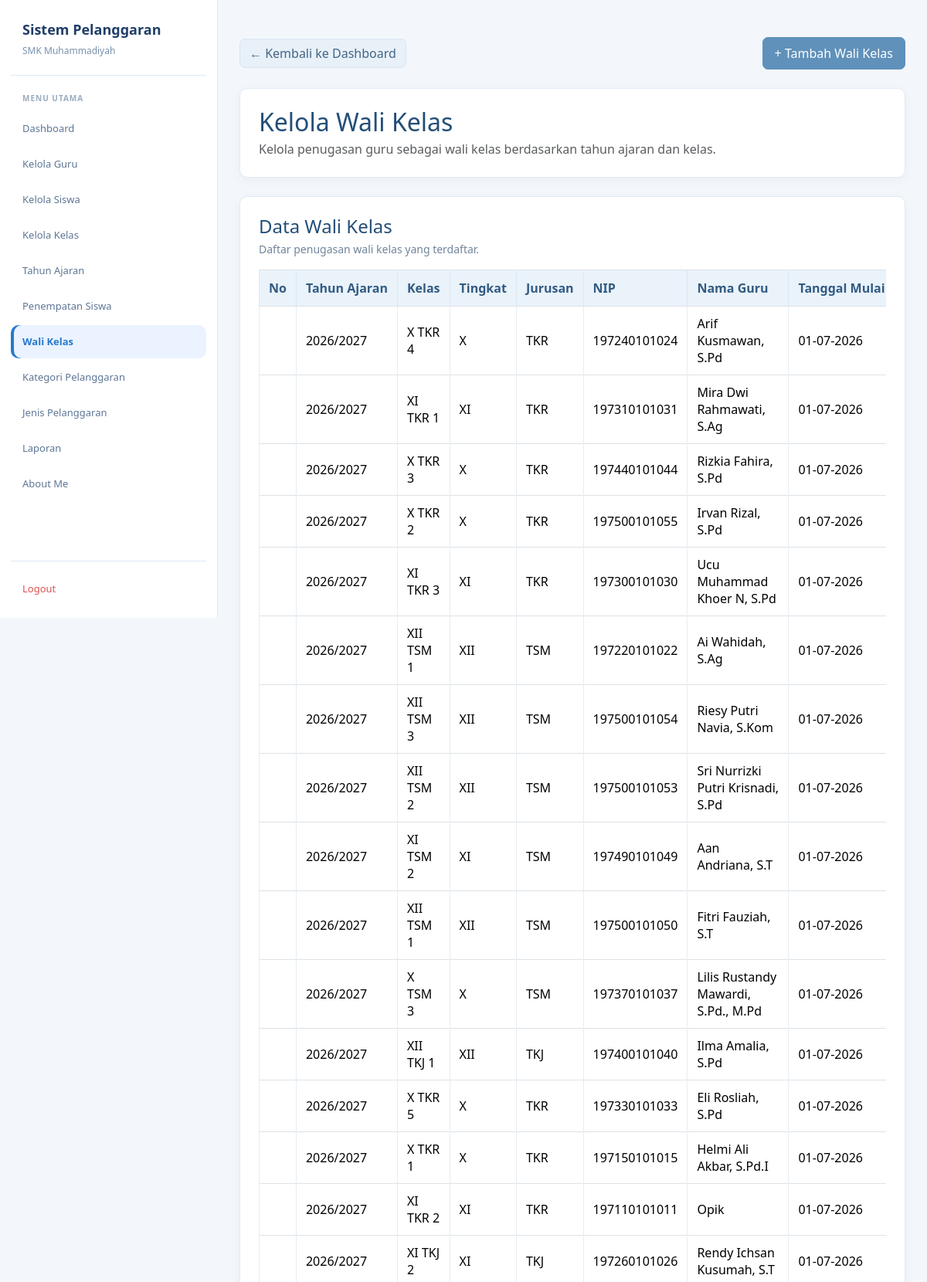
The page /admin/wali_kelas.php (signed in, upper part) on the database its author committed.
### tables this page shows
CREATE TABLE `t_wali_kelas` (
  `id` int(11) NOT NULL,
  `tahun_ajaran_id` int(11) NOT NULL,
  `kelas_id` int(11) NOT NULL,
  `guru_id` int(11) NOT NULL,
  `tanggal_mulai` date NOT NULL,
  `tanggal_selesai` date DEFAULT NULL,
  `status_aktif` tinyint(1) NOT NULL,
  `created_at` timestamp NOT NULL DEFAULT current_timestamp(),
  `update_at` timestamp NOT NULL DEFAULT current_timestamp()
);

CREATE TABLE `t_tahun_ajaran` (
  `id` int(11) NOT NULL,
  `nama` varchar(20) NOT NULL,
  `tanggal_mulai` date DEFAULT NULL,
  `tanggal_selesai` date DEFAULT NULL,
  `status_aktif` tinyint(1) DEFAULT NULL,
  `created_at` timestamp NULL DEFAULT current_timestamp(),
  `update_at` timestamp NULL DEFAULT current_timestamp()
);

CREATE TABLE `t_kelas` (
  `id` int(11) NOT NULL,
  `nama` varchar(100) NOT NULL,
  `tingkat` varchar(20) NOT NULL,
  `jurusan` varchar(100) NOT NULL,
  `status_aktif` tinyint(1) DEFAULT NULL,
  `created_at` timestamp NULL DEFAULT current_timestamp(),
  `update_at` timestamp NULL DEFAULT current_timestamp()
);

CREATE TABLE `t_guru` (
  `id` int(11) NOT NULL,
  `nip` varchar(30) NOT NULL,
  `nama` varchar(150) NOT NULL,
  `email` varchar(150) NOT NULL,
  `status_aktif` tinyint(1) NOT NULL,
  `user_id` int(11) DEFAULT NULL,
  `created_at` timestamp NULL DEFAULT current_timestamp(),
  `updated_at` timestamp NULL DEFAULT current_timestamp()
);

### admin/wali_kelas.php (the view, shortened to what this page needs)
<?php
include "../config/koneksi.php";
function e($nilai) {
    return htmlspecialchars((string)($nilai ?? ''), ENT_QUOTES, 'UTF-8');
}
function tanggalIndonesia($tanggal) {
    if (empty($tanggal) || $tanggal === '0000-00-00') {
        return '-';
    }
    $waktu = strtotime($tanggal);
    return $waktu ? date('d-m-Y', $waktu) : '-';
}
$bukaForm = false;
$query = mysqli_query(
    $koneksi,
    "SELECT
        wk.id,
        ta.nama AS tahun_ajaran,
        k.nama AS nama_kelas,
        k.tingkat,
        k.jurusan,
        g.nip,
        g.nama AS nama_guru,
        wk.tanggal_mulai,
        wk.tanggal_selesai,
        wk.status_aktif
     FROM t_wali_kelas wk
     INNER JOIN t_tahun_ajaran ta
        ON wk.tahun_ajaran_id = ta.id
     INNER JOIN t_kelas k
        ON wk.kelas_id = k.id
     INNER JOIN t_guru g
        ON wk.guru_id = g.id
     ORDER BY wk.id DESC"
);
?>
<!DOCTYPE html>
<html lang="id">
<head>
<link href="https://cdn.jsdelivr.net/npm/bootstrap@5.3.8/dist/css/bootstrap.min.css" rel="stylesheet">
<link href="https://cdn.datatables.net/2.3.4/css/dataTables.bootstrap5.min.css" rel="stylesheet">
</head>
<body>
<aside class="sidebar">
    <div class="brand">
        <div class="brand-title">Sistem Pelanggaran</div>
        <div class="brand-subtitle">SMK Muhammadiyah</div>
    </div>
    <div class="menu-title">Menu Utama</div>
    <nav class="menu">
        <a href="../dashboard.php" class="menu-link">Dashboard</a>
        <a href="guru.php" class="menu-link">Kelola Guru</a>
        <a href="siswa.php" class="menu-link">Kelola Siswa</a>
        <a href="kelas.php" class="menu-link">Kelola Kelas</a>
        <a href="tahun_ajaran.php" class="menu-link">Tahun Ajaran</a>
        <a href="penempatan_siswa.php" class="menu-link">Penempatan Siswa</a>
        <a href="wali_kelas.php" class="menu-link active">Wali Kelas</a>
        <a href="kategori_pelanggaran.php" class="menu-link">Kategori Pelanggaran</a>
        <a href="jenis_pelanggaran.php" class="menu-link">Jenis Pelanggaran</a>
        <a href="cetak_export.php" class="menu-link">Laporan</a>
        <a href="../about.php" class="menu-link">About Me</a>
    </nav>
    <div class="logout">
        <a href="../logout.php" class="menu-link">Logout</a>
    </div>
</aside>
<main class="main">
<div class="container py-4">
    <div class="d-flex flex-wrap justify-content-between align-items-center gap-2 mb-4">
        <a href="../dashboard.php" class="btn btn-secondary">
            &larr; Kembali ke Dashboard
        </a>
        <button
            type="button"
            class="btn btn-primary"
            id="btnToggleWali"
            aria-expanded="<?= $bukaForm ? 'true' : 'false'; ?>"
            aria-controls="formTambahWali">
            + Tambah Wali Kelas
        </button>
    </div>
    <div class="card mb-4">
        <div class="card-body">
            <h2 class="judul mb-1">Kelola Wali Kelas</h2>
            <p class="text-muted mb-0">
                Kelola penugasan guru sebagai wali kelas berdasarkan tahun ajaran dan kelas.
            </p>
        </div>
    </div>
    <div class="card">
        <div class="card-body">
            <h4 class="mb-1">Data Wali Kelas</h4>
            <p class="keterangan mb-3">
                Daftar penugasan wali kelas yang terdaftar.
            </p>
            <div class="table-responsive">
                <table id="tabelWaliKelas" class="table table-bordered table-hover align-middle w-100">
                    <thead>
                        <tr>
                            <th style="width:60px;">No</th>
                            <th>Tahun Ajaran</th>
                            <th>Kelas</th>
                            <th>Tingkat</th>
                            <th>Jurusan</th>
                            <th>NIP</th>
                            <th>Nama Guru</th>
                            <th>Tanggal Mulai</th>
                        </tr>
                    </thead>
                    <tbody>
                        <?php while ($d = mysqli_fetch_assoc($query)): ?>
                            <tr>
                                <td></td>
                                <td><?= e($d['tahun_ajaran']); ?></td>
                                <td><?= e($d['nama_kelas']); ?></td>
                                <td><?= e($d['tingkat']); ?></td>
                                <td><?= e($d['jurusan']); ?></td>
                                <td><?= e($d['nip'] ?? '-'); ?></td>
                                <td><?= e($d['nama_guru']); ?></td>
                                <td><?= e(tanggalIndonesia($d['tanggal_mulai'])); ?></td>
                            </tr>
                        <?php endwhile; ?>
                    </tbody>
                </table>
            </div>
        </div>
    </div>
</div>
</main>
</body>
</html>

### admin/wali_kelas.php (style rules this page uses)
:root { --blue: #2878cf; --blue-dark: #203e68; --blue-soft: #eaf3ff; --muted: #7890ad; --line: #dce9f8; }
* { box-sizing: border-box; }
body { margin: 0; background: #f3f7fc; color: #2f435a; font-family: "Segoe UI", Arial, sans-serif; }
a { text-decoration: none; }
.sidebar { position: fixed; left: 0; top: 0; width: 282px; height: 100vh; overflow-y: auto; background: #fff; border-right: 1px solid var(--line); padding: 25px 14px 16px; display: flex; flex-direction: column; z-index: 1000; }
.brand { padding: 0 15px 22px; border-bottom: 1px solid var(--line); margin-bottom: 22px; }
.brand-title { font-size: 18px; font-weight: 700; color: var(--blue-dark); margin-bottom: 5px; }
.brand-subtitle { font-size: 12px; color: var(--muted); }
.menu-title { font-size: 10px; font-weight: 700; color: #9aabc0; letter-spacing: 1px; text-transform: uppercase; margin: 0 15px 10px; }
.menu { display: flex; flex-direction: column; gap: 3px; }
.menu-link { min-height: 43px; display: flex; align-items: center; padding: 10px 15px; border-radius: 10px; color: #5e7695; font-size: 13px; transition: .2s ease; }
.menu-link.active { background: var(--blue-soft); color: var(--blue); font-weight: 600; box-shadow: inset 4px 0 0 var(--blue); }
.logout { margin-top: auto; padding-top: 14px; border-top: 1px solid var(--line); }
.logout .menu-link { color: #d9534f; }
.main { margin-left: 282px; min-height: 100vh; padding: 24px 28px 40px; }
.container { width: 100%; max-width: none !important; margin: 0 auto; padding: 0 !important; }
.judul, h4 { color: #234e78; }
.card { border: 1px solid #e1eaf4 !important; border-radius: 10px; box-shadow: 0 3px 12px rgba(35, 78, 120, .05) !important; }
.card-body { padding: 24px; }
.btn { border-radius: 7px; }
.btn-primary { --bs-btn-color: #fff; --bs-btn-bg: #5f91ba; --bs-btn-border-color: #5f91ba; --bs-btn-hover-color: #fff; --bs-btn-hover-bg: #4b7fa9; --bs-btn-hover-border-color: #4b7fa9; padding: 8px 15px; }
.btn-secondary { --bs-btn-bg: #e8f0f8; --bs-btn-border-color: #d8e5f1; --bs-btn-color: #426584; --bs-btn-hover-bg: #dceaf6; --bs-btn-hover-border-color: #cbddeb; --bs-btn-hover-color: #234e78; }
.table { color: #344b63; vertical-align: middle; margin-bottom: 0; }
.table thead th { background: #eaf2fa; color: #315b82; border-color: #dce7f1; font-weight: 600; padding: 12px; white-space: nowrap; }
.table tbody td { border-color: #e5edf5; padding: 11px 12px; }
.keterangan { color: #71849a; font-size: 14px; }
.table-responsive { width: 100%; }

### rows shown on the page
t_wali_kelas: tahun_ajaran.nama "2026/2027", kelas.nama "X TKR 4", kelas.tingkat "X", kelas.jurusan "TKR", guru.nip "197240101024", guru.nama "Arif Kusmawan, S.Pd", tanggal_mulai "01-07-2026"
t_wali_kelas: tahun_ajaran.nama "2026/2027", kelas.nama "XI TKR 1", kelas.tingkat "XI", kelas.jurusan "TKR", guru.nip "197310101031", guru.nama "Mira Dwi Rahmawati, S.Ag", tanggal_mulai "01-07-2026"
t_wali_kelas: tahun_ajaran.nama "2026/2027", kelas.nama "X TKR 3", kelas.tingkat "X", kelas.jurusan "TKR", guru.nip "197440101044", guru.nama "Rizkia Fahira, S.Pd", tanggal_mulai "01-07-2026"
t_wali_kelas: tahun_ajaran.nama "2026/2027", kelas.nama "X TKR 2", kelas.tingkat "X", kelas.jurusan "TKR", guru.nip "197500101055", guru.nama "Irvan Rizal, S.Pd", tanggal_mulai "01-07-2026"
t_wali_kelas: tahun_ajaran.nama "2026/2027", kelas.nama "XI TKR 3", kelas.tingkat "XI", kelas.jurusan "TKR", guru.nip "197300101030", guru.nama "Ucu Muhammad Khoer N, S.Pd", tanggal_mulai "01-07-2026"
t_wali_kelas: tahun_ajaran.nama "2026/2027", kelas.nama "XII TSM 1", kelas.tingkat "XII", kelas.jurusan "TSM", guru.nip "197220101022", guru.nama "Ai Wahidah, S.Ag", tanggal_mulai "01-07-2026"
t_wali_kelas: tahun_ajaran.nama "2026/2027", kelas.nama "XII TSM 3", kelas.tingkat "XII", kelas.jurusan "TSM", guru.nip "197500101054", guru.nama "Riesy Putri Navia, S.Kom", tanggal_mulai "01-07-2026"
t_wali_kelas: tahun_ajaran.nama "2026/2027", kelas.nama "XII TSM 2", kelas.tingkat "XII", kelas.jurusan "TSM", guru.nip "197500101053", guru.nama "Sri Nurrizki Putri Krisnadi, S.Pd", tanggal_mulai "01-07-2026"
t_wali_kelas: tahun_ajaran.nama "2026/2027", kelas.nama "XI TSM 2", kelas.tingkat "XI", kelas.jurusan "TSM", guru.nip "197490101049", guru.nama "Aan Andriana, S.T", tanggal_mulai "01-07-2026"
t_wali_kelas: tahun_ajaran.nama "2026/2027", kelas.nama "XII TSM 1", kelas.tingkat "XII", kelas.jurusan "TSM", guru.nip "197500101050", guru.nama "Fitri Fauziah, S.T", tanggal_mulai "01-07-2026"
t_wali_kelas: tahun_ajaran.nama "2026/2027", kelas.nama "X TSM 3", kelas.tingkat "X", kelas.jurusan "TSM", guru.nip "197370101037", guru.nama "Lilis Rustandy Mawardi, S.Pd., M.Pd", tanggal_mulai "01-07-2026"
t_wali_kelas: tahun_ajaran.nama "2026/2027", kelas.nama "XII TKJ 1", kelas.tingkat "XII", kelas.jurusan "TKJ", guru.nip "197400101040", guru.nama "Ilma Amalia, S.Pd", tanggal_mulai "01-07-2026"
t_wali_kelas: tahun_ajaran.nama "2026/2027", kelas.nama "X TKR 5", kelas.tingkat "X", kelas.jurusan "TKR", guru.nip "197330101033", guru.nama "Eli Rosliah, S.Pd", tanggal_mulai "01-07-2026"
t_wali_kelas: tahun_ajaran.nama "2026/2027", kelas.nama "X TKR 1", kelas.tingkat "X", kelas.jurusan "TKR", guru.nip "197150101015", guru.nama "Helmi Ali Akbar, S.Pd.I", tanggal_mulai "01-07-2026"
t_wali_kelas: tahun_ajaran.nama "2026/2027", kelas.nama "XI TKR 2", kelas.tingkat "XI", kelas.jurusan "TKR", guru.nip "197110101011", guru.nama "Opik", tanggal_mulai "01-07-2026"
t_wali_kelas: tahun_ajaran.nama "2026/2027", kelas.nama "XI TKJ 2", kelas.tingkat "XI", kelas.jurusan "TKJ", guru.nip "197260101026", guru.nama "Rendy Ichsan Kusumah, S.T", tanggal_mulai "01-07-2026"
